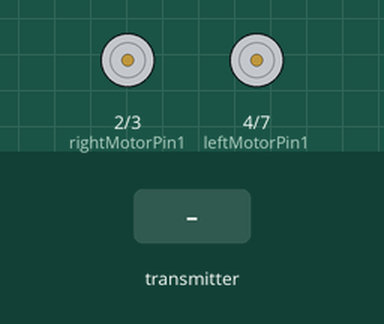
This sketch was run on a simulated Arduino Uno, built with avr-gcc and run on an emulated ATmega328P. Shown: motor-driver pin pairs drawn as motors (green arrow = first pin HIGH = forward, orange = second pin HIGH = backward, longer = more drive, scaled by the enable pin). The inputs (shaded band) are chosen by the test bench. No radio packets arrive unless stated.

Above: at 1.2 s.
1.3 s: the transmitter starts sending xAxisValue = 0
At 1.6 s:
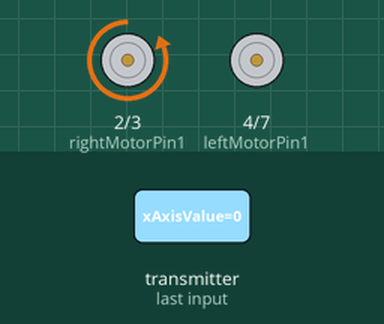
2.8 s: the transmitter starts sending yAxisValue = 128
At 4.0 s:
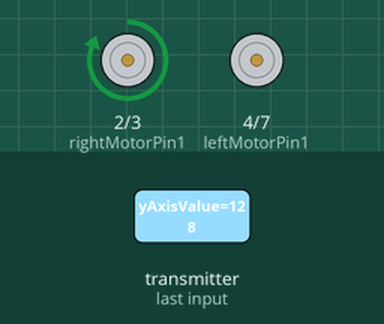
4.3 s: the transmitter starts sending xAxisValue = 64
At 5.1 s:
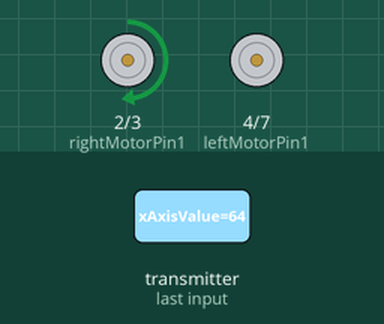
5.8 s: the transmitter starts sending yAxisValue = 0
At 6.3 s:
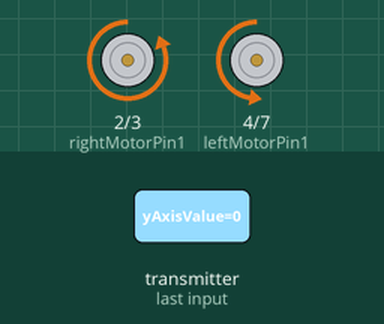
7.3 s: the transmitter starts sending xAxisValue = 128
At 8.5 s:
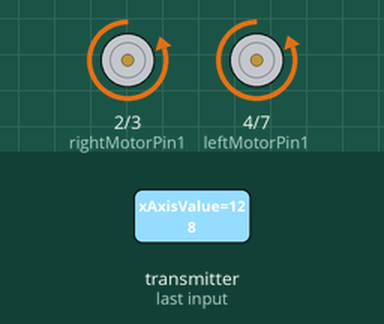
8.8 s: the transmitter starts sending yAxisValue = 64
At 9.7 s:
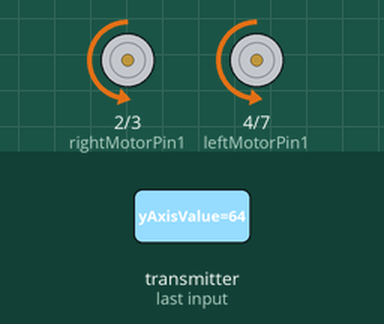
Timing chart, 0 to 11.3 s (numbered marks = the images above; inputs shaded):
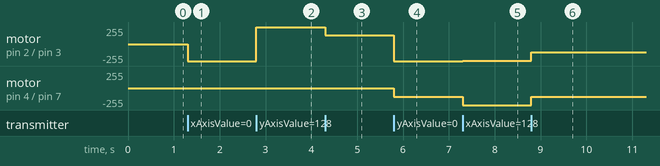

Measured:
- after the input at 1.3 s, motor on pin 2 (rightMotorPin1) / pin 3 (rightMotorPin2): stopped → backward 255/255 at once
- after the input at 2.8 s, motor on pin 2 (rightMotorPin1) / pin 3 (rightMotorPin2): backward 255/255 → forward 255/255 at once
- after the input at 4.3 s, motor on pin 2 (rightMotorPin1) / pin 3 (rightMotorPin2): forward 255/255 → forward 129/255 at once
- after the input at 5.8 s, motor on pin 2 (rightMotorPin1) / pin 3 (rightMotorPin2): forward 129/255 → backward 255/255 at once; motor on pin 4 (leftMotorPin1) / pin 7 (leftMotorPin2): stopped → backward 128/255 at once
- after the input at 7.3 s, motor on pin 2 (rightMotorPin1) / pin 3 (rightMotorPin2): backward 255/255 → backward 253/255 at once; motor on pin 4 (leftMotorPin1) / pin 7 (leftMotorPin2): backward 128/255 → backward 255/255 at once
- after the input at 8.8 s, motor on pin 2 (rightMotorPin1) / pin 3 (rightMotorPin2): backward 253/255 → backward 125/255 at once; motor on pin 4 (leftMotorPin1) / pin 7 (leftMotorPin2): backward 255/255 → backward 129/255 at once

The sketch:

recieve.ino
```cpp
#include <SPI.h>
#include <nRF24L01.h>
#include <RF24.h>

// --- Configuration ---
#define SIGNAL_TIMEOUT 500  // Failsafe timeout in milliseconds

const uint64_t pipeIn = 0xF9E8F0F0E1LL; // MUST MATCH THE TRANSMITTER ADDRESS
RF24 radio(8, 9);
unsigned long lastRecvTime = 0;

struct PacketData
{
  byte xAxisValue;
  byte yAxisValue;
} receiverData;

// Right Motor
const int enableRightMotor = 5;
const int rightMotorPin1 = 2;
const int rightMotorPin2 = 3;

// Left Motor
const int enableLeftMotor = 6;
const int leftMotorPin1 = 4;
const int leftMotorPin2 = 7;

/**
 * Sets motor direction and speed.
 * @param rightMotorSpeed -255 to 255
 * @param leftMotorSpeed  -255 to 255
 */
void rotateMotor(int rightMotorSpeed, int leftMotorSpeed)
{
  // Right Motor Direction
  if (rightMotorSpeed < 0) {
    digitalWrite(rightMotorPin1, LOW);
    digitalWrite(rightMotorPin2, HIGH);
  } else if (rightMotorSpeed > 0) {
    digitalWrite(rightMotorPin1, HIGH);
    digitalWrite(rightMotorPin2, LOW);
  } else {
    digitalWrite(rightMotorPin1, LOW);
    digitalWrite(rightMotorPin2, LOW);
  }

  // Left Motor Direction
  if (leftMotorSpeed < 0) {
    digitalWrite(leftMotorPin1, LOW);
    digitalWrite(leftMotorPin2, HIGH);
  } else if (leftMotorSpeed > 0) {
    digitalWrite(leftMotorPin1, HIGH);
    digitalWrite(leftMotorPin2, LOW);
  } else {
    digitalWrite(leftMotorPin1, LOW);
    digitalWrite(leftMotorPin2, LOW);
  }

  // Set Speed (PWM)
  analogWrite(enableRightMotor, abs(rightMotorSpeed));
  analogWrite(enableLeftMotor, abs(leftMotorSpeed));
}

void setup()
{
  // Initialize Motor Pins
  pinMode(enableRightMotor, OUTPUT);
  pinMode(rightMotorPin1, OUTPUT);
  pinMode(rightMotorPin2, OUTPUT);

  pinMode(enableLeftMotor, OUTPUT);
  pinMode(leftMotorPin1, OUTPUT);
  pinMode(leftMotorPin2, OUTPUT);

  rotateMotor(0, 0);

  // Initialize Radio
  radio.begin();
  radio.setDataRate(RF24_250KBPS);
  radio.openReadingPipe(1, pipeIn);
  radio.startListening();

  #ifdef PRINT_DEBUG
    Serial.begin(115200);
    Serial.println("Receiver Initialized. Waiting for data...");
  #endif
}

void loop()
{
    int rightMotorSpeed = 0;
    int leftMotorSpeed = 0;

    // Check for incoming RF data
    if (radio.isChipConnected() && radio.available())
    {
      radio.read(&receiverData, sizeof(PacketData));

      // Map 0-254 received values back to -255 to 255 range
      int mappedYValue = map(receiverData.yAxisValue, 0, 254, -255, 255);
      int mappedXValue = map(receiverData.xAxisValue, 0, 254, -255, 255);

      int motorDirection = (mappedYValue < 0) ? -1 : 1;

      // Differential Drive Logic
      rightMotorSpeed = abs(mappedYValue) - mappedXValue;
      leftMotorSpeed = abs(mappedYValue) + mappedXValue;

      // Clamp values to valid PWM range
      rightMotorSpeed = constrain(rightMotorSpeed, 0, 255);
      leftMotorSpeed = constrain(leftMotorSpeed, 0, 255);

      rotateMotor(rightMotorSpeed * motorDirection, leftMotorSpeed * motorDirection);

      lastRecvTime = millis();

      #ifdef PRINT_DEBUG
        Serial.print("X: "); Serial.print(receiverData.xAxisValue);
        Serial.print(" | Y: "); Serial.println(receiverData.yAxisValue);
      #endif
    }
    else
    {
      // Failsafe: Stop motors if signal is lost for more than SIGNAL_TIMEOUT
      unsigned long now = millis();
      if (now - lastRecvTime > SIGNAL_TIMEOUT)
      {
        rotateMotor(0, 0);
      }
    }
}
```
